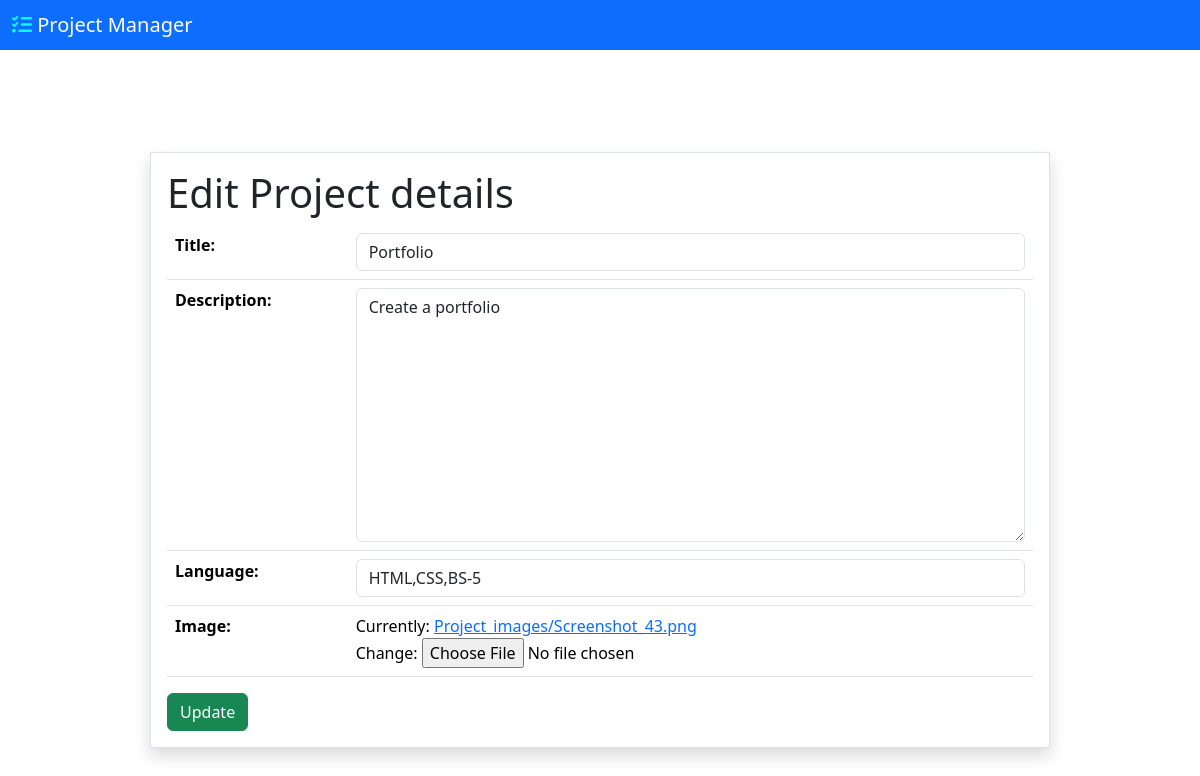
Page /project/editpro/5 on the committed database.
### project/models.py (models this page shows)
class Projects(models.Model):
    title=models.CharField(max_length=100)
    description=models.CharField(max_length=1000)
    language=models.CharField(max_length=1000)
    image=models.ImageField(upload_to='Project_images')

### project/views.py (the view, shortened to what this page needs)
# urls.py: path('editpro/<int:pid>',EditProjectView.as_view(),name='editpro'),
class EditProjectView(View):
    def get(self,request,*args,**kwargs):
        pid=kwargs.get('pid')
        print('pid')
        project=Projects.objects.get(id=pid)
        form=ProjectModelForm(instance=project)
        return render(request,"editpro.html",{"form":form})

### project/forms.py
class ProjectModelForm(forms.ModelForm):
    class Meta:
        model=Projects
        fields="__all__"
        widgets={
        "title":forms.TextInput(attrs={"class":"form-control","placeholder":"Enter Title"}),
        "description":forms.Textarea(attrs={"class":"form-control","placeholder":"Enter description"}),
        "language":forms.TextInput(attrs={"class":"form-control"}),
        }

### project/templates/editpro.html (shortened to what this page needs)
{% extends 'pnavheader.html' %}
{% block header %}
<div class="d-flex justify-content-center align-items-center" style="height: 100vh;">
    <div class="w-75 border shadow p-3">
        <h1>Edit Project details</h1>
        <form action="" method="post" enctype="multipart/form-data">
            <table class="table">
                {{form.as_table}}
            </table>
            <button class="btn btn-success">Update</button>
        </form>
    </div>
</div>
{% endblock header %}

### rows in the picture
Projects: title "Portfolio", description "Create a portfolio", language "HTML,CSS,BS-5"
